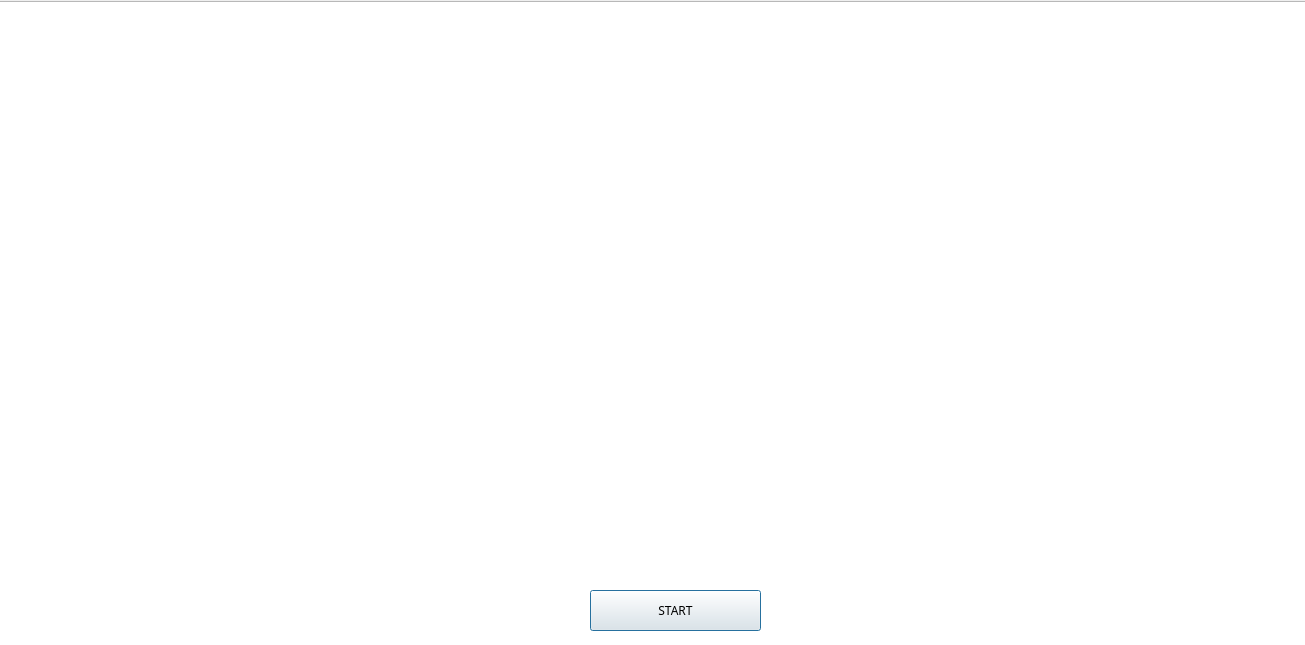
<?xml version="1.0" encoding="UTF-8"?>
<ui version="4.0">
 <class>widget</class>
 <widget class="QDialog" name="widget">
  <property name="geometry">
   <rect>
    <x>0</x>
    <y>0</y>
    <width>1305</width>
    <height>645</height>
   </rect>
  </property>
  <property name="windowTitle">
   <string>Dialog</string>
  </property>
  <widget class="QPushButton" name="startGameButton">
   <property name="geometry">
    <rect>
     <x>590</x>
     <y>590</y>
     <width>171</width>
     <height>41</height>
    </rect>
   </property>
   <property name="font">
    <font>
     <family>Snap ITC</family>
    </font>
   </property>
   <property name="text">
    <string>START</string>
   </property>
  </widget>
  <widget class="QGraphicsView" name="graphics">
   <property name="geometry">
    <rect>
     <x>-5</x>
     <y>1</y>
     <width>1311</width>
     <height>651</height>
    </rect>
   </property>
  </widget>
  <zorder>graphics</zorder>
  <zorder>startGameButton</zorder>
 </widget>
 <resources/>
 <connections/>
</ui>
